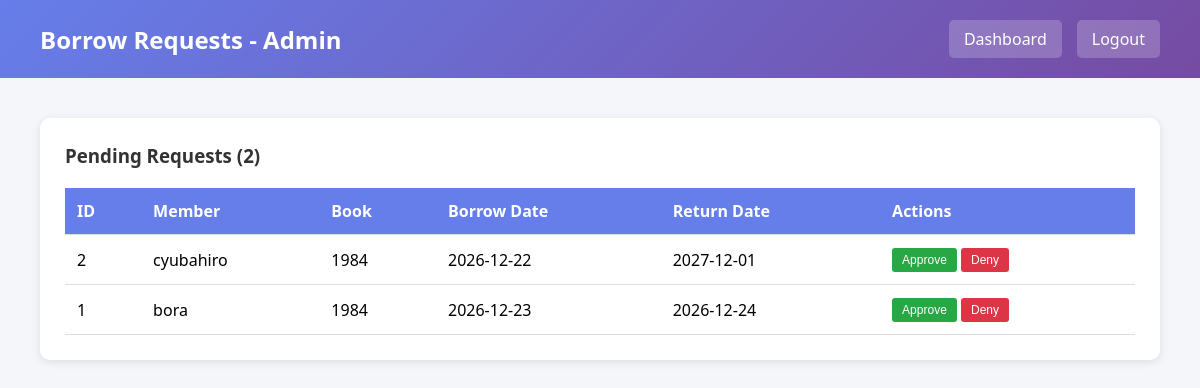
Screenshot of /admin_borrow.php (signed in) with the database file from the repository.
### tables this page shows
CREATE TABLE `borrow` (
  `borrow_id` int(11) NOT NULL,
  `member_id` int(11) NOT NULL,
  `book_id` int(11) NOT NULL,
  `librarian_id` int(11) DEFAULT NULL,
  `borrow_date` date NOT NULL,
  `return_date` date NOT NULL,
  `actual_return_date` date DEFAULT NULL,
  `status` enum('pending','approved','denied','borrowed','returned','overdue') DEFAULT 'pending',
  `request_notes` text DEFAULT NULL,
  `created_at` timestamp NOT NULL DEFAULT current_timestamp()
);

CREATE TABLE `members` (
  `member_id` int(11) NOT NULL,
  `name` varchar(100) NOT NULL,
  `email` varchar(100) NOT NULL,
  `phone` varchar(20) NOT NULL,
  `password` varchar(255) NOT NULL,
  `status` enum('active','inactive') DEFAULT 'active',
  `created_at` timestamp NOT NULL DEFAULT current_timestamp()
);

CREATE TABLE `books` (
  `book_id` int(11) NOT NULL,
  `title` varchar(200) NOT NULL,
  `author` varchar(100) NOT NULL,
  `year_published` int(11) DEFAULT NULL,
  `quantity` int(11) DEFAULT 1,
  `available_quantity` int(11) DEFAULT 1,
  `status` enum('active','inactive','archived') DEFAULT 'active',
  `content` text DEFAULT NULL,
  `created_at` timestamp NOT NULL DEFAULT current_timestamp()
);

### admin_borrow.php (the view, shortened to what this page needs)
<?php
require_once 'config.php';
$stmt = $pdo->query("
    SELECT b.*, m.name as member_name, m.email as member_email,
           bk.title as book_title, bk.author
    FROM borrow b
    JOIN members m ON b.member_id = m.member_id
    JOIN books bk ON b.book_id = bk.book_id
    WHERE b.status = 'pending'
    ORDER BY b.created_at DESC
");
$pending_requests = $stmt->fetchAll();
?>
<!DOCTYPE html>
<html lang="en">
<head>
</head>
<body>
    <div class="header">
        <h1>Borrow Requests - Admin</h1>
        <div class="nav-links">
            <a href="admin_dashboard.php">Dashboard</a>
            <a href="logout.php">Logout</a>
        </div>
    </div>
    <div class="container">
        <div class="table-card">
            <h3>Pending Requests (<?php echo count($pending_requests); ?>)</h3>
            <?php if (empty($pending_requests)): ?>
                <div class="empty-state">
                    <p>No pending requests</p>
                </div>
            <?php else: ?>
                <table>
                    <thead>
                        <tr>
                            <th>ID</th>
                            <th>Member</th>
                            <th>Book</th>
                            <th>Borrow Date</th>
                            <th>Return Date</th>
                            <th>Actions</th>
                        </tr>
                    </thead>
                    <tbody>
                        <?php foreach ($pending_requests as $request): ?>
                        <tr>
                            <td><?php echo $request['borrow_id']; ?></td>
                            <td><?php echo htmlspecialchars($request['member_name']); ?></td>
                            <td><?php echo htmlspecialchars($request['book_title']); ?></td>
                            <td><?php echo $request['borrow_date']; ?></td>
                            <td><?php echo $request['return_date']; ?></td>
                            <td>
                                <form method="POST" style="display:inline;">
                                    <button type="submit" class="btn-small btn-approve">Approve</button>
                                </form>
                                <form method="POST" style="display:inline;">
                                    <button type="submit" class="btn-small btn-deny">Deny</button>
                                </form>
                            </td>
                        </tr>
                        <?php endforeach; ?>
                    </tbody>
                </table>
            <?php endif; ?>
        </div>
    </div>
</body>
</html>

### admin_borrow.php (style rules this page uses)
* { margin: 0; padding: 0; box-sizing: border-box; }
body { font-family: 'Segoe UI', Tahoma, Geneva, Verdana, sans-serif; background: #f4f6f9; }
.header { background: linear-gradient(135deg, #667eea 0%, #764ba2 100%); color: white; padding: 20px 40px; display: flex; justify-content: space-between; align-items: center; }
.header h1 { font-size: 24px; }
.nav-links { display: flex; gap: 15px; }
.nav-links a { color: white; text-decoration: none; padding: 8px 15px; background: rgba(255,255,255,0.2); border-radius: 5px; }
.container { padding: 40px; max-width: 1400px; margin: 0 auto; }
.table-card { background: white; padding: 25px; border-radius: 10px; box-shadow: 0 2px 10px rgba(0,0,0,0.1); }
.table-card h3 { margin-bottom: 20px; color: #333; }
table { width: 100%; border-collapse: collapse; }
th, td { padding: 12px; text-align: left; border-bottom: 1px solid #ddd; }
th { background: #667eea; color: white; }
.btn-small { padding: 5px 10px; color: white; border: none; border-radius: 3px; cursor: pointer; font-size: 12px; }
.btn-approve { background: #28a745; }
.btn-deny { background: #dc3545; }

### rows the page displays
borrow: borrow_id "2", member.name "cyubahiro", book.title "1984", borrow_date "2026-12-22", return_date "2027-12-01"
borrow: borrow_id "1", member.name "bora", book.title "1984", borrow_date "2026-12-23", return_date "2026-12-24"

### other values shown
count($pending_requests) "2"
